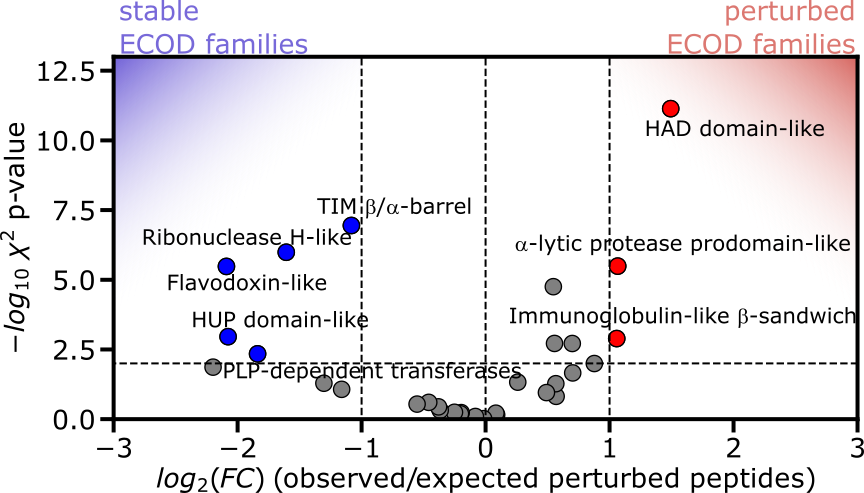

Write Python code to recreate this figure.
# -*- coding: utf-8 -*-
"""
Created on Wed Jul 24 11:19:16 2024

@author: ssukenik
"""

import numpy as np
import pandas as pd
import matplotlib.pyplot as plt
import matplotlib as mpl
from scipy.stats import ttest_ind, kstest

mpl.rcParams['axes.linewidth'] = 3
mpl.rcParams['ytick.major.size'] = 10
mpl.rcParams['xtick.major.size'] = 10
mpl.rcParams['ytick.major.width'] = 3
mpl.rcParams['xtick.major.width'] = 3
mpl.rcParams['font.size'] = 20
mpl.rcParams['svg.fonttype'] = 'none'

#%%

df = pd.read_csv('../SI/Table_S8.csv',index_col=0)
df = df[(df['N']>100)&(df['Structrually Altered']>0)]
df['effect']=np.log2(df['Structrually Altered']/df['Expected Structrually Altered'])
df['-logpval']=-np.log10(df['Chi Sq P-value'])
fig,ax=plt.subplots(figsize=[10,5])
ax.scatter(df['effect'],df['-logpval'],s=150,edgecolor='k',c='grey')
selected = df[(df['Chi Sq P-value']<0.01)&(df['effect']>1)]
ax.scatter(selected['effect'],selected['-logpval'],s=150,edgecolor='k',c='red')
selected = df[(df['Chi Sq P-value']<0.01)&(df['effect']<-1)]
ax.scatter(selected['effect'],selected['-logpval'],s=150,edgecolor='k',c='blue')
selected = df[(df['Chi Sq P-value']<0.01)&(df['effect'].abs()>1)]
for ecod in selected.index:
    ax.annotate(ecod,[selected.loc[ecod,'effect'],
                      selected.loc[ecod,'-logpval']],fontsize=16)
ax.plot([0,0],[-1,20],'--',c='k')
ax.plot([-1,-1],[-1,20],'--',c='k')
ax.plot([1,1],[-1,20],'--',c='k')
ax.plot([-4,4],-np.log10(np.ones(2)*(0.01)),'--',c='k')
ax.set_xlim(-3,3)
ax.set_ylim(0,13)
ax.set_xlabel('$log_2(FC)$ (observed/expected perturbed peptides)')
ax.set_ylabel('$-log_{10}\ \chi^2$ p-value')
fig.savefig('Fig.S11.svg')